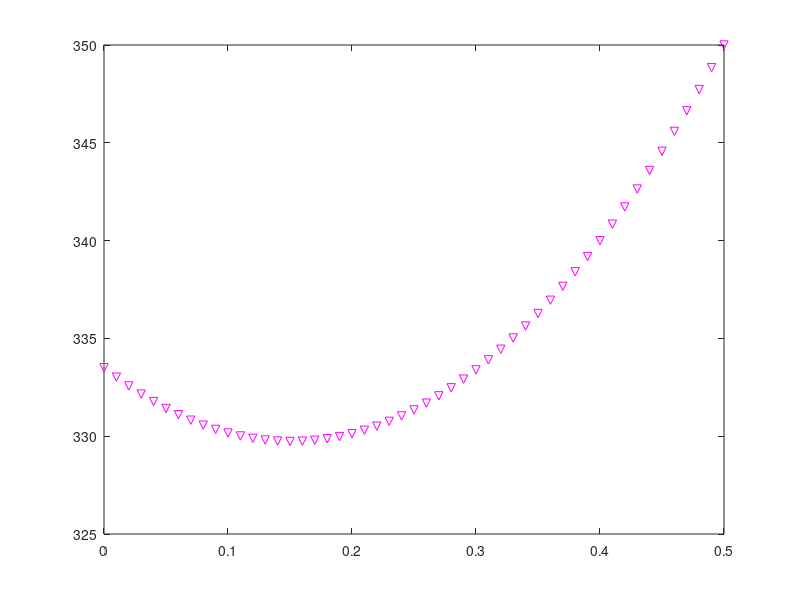

This figure's MATLAB source: (Note: this script raises an error after producing the figure.)
clear all
close all
clc

L=0.5;
lamda=100; n=51;
qa=5000; Tb=350;
c=4;
Sc=10; Sp=-20*(1+c);

% Generate Grid
x0=linspace(0,L,n);
dx=L/(n-1); DxB=dx/2;
Dx=dx;

% Matrices
A=zeros(n,n);
B=zeros(n,1);

% BCs
A(1,1)=(lamda/dx)-Sp*DxB; A(1,2)=-lamda/dx; B(1)=Sc*DxB+qa;

A(n,n)=1; B(n)=Tb;

% Fill A and B
for i=2:n-1
    A(i,i-1)=-lamda/dx; 
    A(i,i)=(2*lamda/dx)-Sp*Dx;
    A(i,i+1)=-lamda/dx;
    B(i)=Sc*Dx;
end

%Theoretical Solution
mu1=sqrt(-(Sp/lamda));
mu2=-mu1;
c1=(Tb+(qa/(lamda*mu2))*exp(mu2*L)+(Sc/Sp))/(exp(mu1*L)-(mu1/mu2)*exp(mu2*L));
c2=(-(qa/lamda)-c1*mu1)/mu2;
Tteo=c1*exp(mu1*x0)+c2*exp(mu2*x0)-(Sc/Sp);

figure(1); plot(x0,Tteo,'mv'); hold on

% Using Gauss-Seidel Method
Imax=15000;
tol=1e-10;
T_ast=B(n)*ones(n,1); %Initial guess

% [T_gs,res_gs,m_gs]=GaussSeidel(A,B,T_ast,tol,Imax);
% 
% 
% plot(x0,T_gs); hold on
% legend('Exact','Gauss-Seidel')
% xlabel('x (m)'); ylabel('T (K)')
% 
% figure
% semilogy(res_gs)
% xlabel('Iterations'); ylabel('Residuals')
% 
% error=mean(abs(T_gs-Tteo'))


w=(1.1:0.1:2);
for i=1:numel(w)
    [T_gs,res_gs,m_gs]=GaussSeidelw(A,B,T_ast,tol,Imax,w(i));
    figure(1)
    plot(x0,T_gs)
    hold on
    figure(2)
    semilogy(res_gs)
    hold on
end
figure(1)
legend('Exact','\omega=1.1','\omega=1.2','\omega=1.3','\omega=1.4','\omega=1.5','\omega=1.6','\omega=1.7','\omega=1.8','\omega=1.9','\omega=2')

figure(2)
legend('\omega=1.1','\omega=1.2','\omega=1.3','\omega=1.4','\omega=1.5','\omega=1.6','\omega=1.7','\omega=1.8','\omega=1.9','\omega=2')







% w=1.1;
% while w<2.1
% 
%     [T_gs,res_gs,m_gs]=GaussSeidelw(A,B,T_ast,tol,Imax,w);
%     figure(1); plot(x0,T_gs)
%     hold on;
%     w=w+0.1;
% end
% figure(1); legend('Exact','\omega=1.1','\omega=1.2','\omega=1.3','\omega=1.4','\omega=1.5','\omega=1.6','\omega=1.7','\omega=1.8','\omega=1.9','\omega=2')
% xlabel('x (m)'); ylabel('T (K)')
% 
% w=1.1;
% while w<2.1
% 
%     [T_gs,res_gs,m_gs]=GaussSeidelw(A,B,T_ast,tol,Imax,w);
% 
%     figure(2); semilogy(res_gs)
%     res_gs(m_gs);
%     hold on
%     fprintf('w=%d, Niter=%d\n',w,m_gs)
%     w=w+0.1;
% end
% figure(2); legend('\omega=1.1','\omega=1.2','\omega=1.3','\omega=1.4','\omega=1.5','\omega=1.6','\omega=1.7','\omega=1.8','\omega=1.9','\omega=2')
% xlabel('Iterations'); ylabel('Residuals')